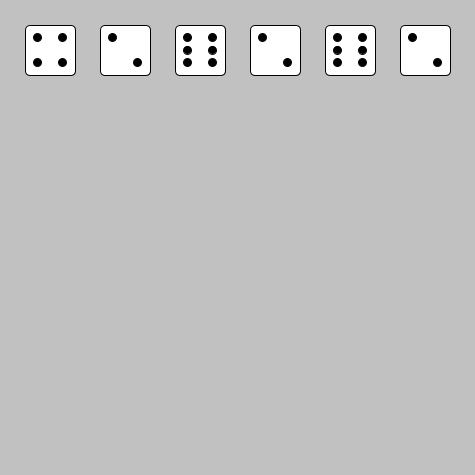
Frame 1 (no input)
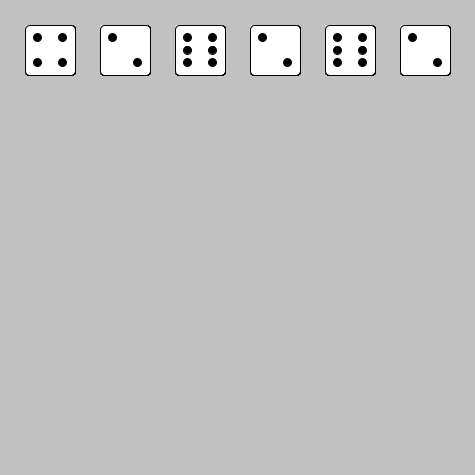
Frame 60 (the mouse pressed at the canvas centre just before this capture)
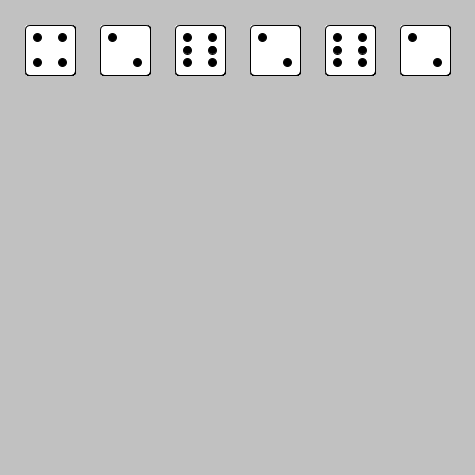
Frame 120 (the mouse held since frame 60 and released just before this capture)

The Processing sketch that drew these frames (run headless with seeded random() and noise(); from frame 60 on, the mouse is pressed at the canvas centre):

// Processing sketch: SP1_terningKast
// ── SP1_terningKast.pde
Die die1, die2, die3, die4, die5, die6;
DiceCup cup;


void setup(){
size(475,475);
background(#C1C1C1);
die1 = new Die(0, 255);
die2 = new Die(0, 255);
die3 = new Die(0, 255);
die4 = new Die(0, 255);
die5 = new Die(0, 255);
die6 = new Die(0, 255);
cup = new DiceCup();
cup.addDie(die1);
cup.addDie(die2);
cup.addDie(die3);
cup.addDie(die4);
cup.addDie(die5);
cup.addDie(die6);
cup.shake();
}

void draw(){
  cup.draw(50,50,50, 5);
}

void keyPressed()
{
  cup.shake();
  
  if (key == 's')
  {
    cup.sort();
  }
}

// ── DiceCup.pde
class DiceCup {
  Die[] cup; // Cup that holds the dice
  int amount;
  Die[] spot1 = new Die[6];
  Die[] spot2 = new Die[6];
  Die[] spot3 = new Die[6];
  Die[] spot4 = new Die[6];
  Die[] spot5 = new Die[6];
  Die[] spot6 = new Die[6];

  DiceCup() {
    amount = 0;
    cup = new Die[6];
  }

  void emptyCup() {
  }

  void addDie(Die die)
  {
    amount++;   
    cup [amount-1] = die;
  }

  public void shake()
  {
    for (int i = 0; i < amount; i++)
    {
      cup[i].roll();
    }
  }

  public void draw(int x, int y, int dieSize, int smoothCorners)
  {
    int xPos = x;
    for (int i = 0; i < amount; i++)
    {
      cup[i].draw(xPos, y, dieSize, smoothCorners);
      xPos += 1.5 * dieSize;
    }
  }
  public void sort() {
    for (int i=0; i<amount; i++) {
      if (cup[i].eyes == 1) {
        spot1[i] = cup[i];
      }
      if (cup[i].eyes == 2) {
        spot2[i] = cup[i];
      }
      if (cup[i].eyes == 3) {
        spot3[i] = cup[i];
      }
      if (cup[i].eyes == 4) {
        spot4[i] = cup[i];
      }
      if (cup[i].eyes == 5) {
        spot5[i] = cup[i];
      }
      if (cup[i].eyes == 6) {
        spot6[i] = cup[i];
      }
    }
    for (int i = 0; i < spot1.length; i++) {
      // if (spot1[i] != null) {
      //
    }
  }
}

// ── classDie.pde
//Tab that forms the dice

class Die {
  color eyeColor; // Colour of the die itself
  color dieColor; // Colour of the eyes in the dice
  int eyes; // The amount of eyes each die has
  int roll; // Rolls the dies
  int x; // Placement of the dices on the x-axis
  int y; // Placement of the dices on the y-axis
  int size = width/10; // The size of the dices
  int draw; // The variable which shows the dices
  int smoothCorners; // Makes the courners more soothing to look at
  int eyeSize; //Size of the eyes on the die


  public Die(color eyeColor, color dieColor) { // Construcktor
    this.eyeColor = eyeColor;
    this.dieColor = dieColor;
  }

  // Gives each die a random set of eyes
  public void roll() {  
    eyes = (int) random(1, 7);
  }

  public void draw(int x, int y, int size, int smoothCorners) {
    eyeSize = 8;
    this.x = x;
    this.y = y;
    rectMode(CENTER);
    fill(dieColor);
    rect(x, y, size, size, smoothCorners);
    fill(eyeColor);
    if (eyes == 1) {
      circle(x, y, eyeSize);
    } else if (eyes == 2) {
      circle(x+size*0.25, y+size*0.25, eyeSize);
      circle(x-size*0.25, y-size*0.25, eyeSize);
    } else if (eyes == 3) {
      circle(x+size*0.25, y+size*0.25, eyeSize);
      circle(x, y, eyeSize);
      circle(x-size*0.25, y-size*0.25, eyeSize);
    } else if (eyes == 4) {
      circle(x+size*0.25, y+size*0.25, eyeSize);
      circle(x-size*0.25, y-size*0.25, eyeSize);
      circle(x-size*0.25, y+size*0.25, eyeSize);
      circle(x+size*0.25, y-size*0.25, eyeSize);
    } else if (eyes == 5) {
      circle(x+size*0.25, y+size*0.25, eyeSize);
      circle(x-size*0.25, y-size*0.25, eyeSize);
      circle(x-size*0.25, y+size*0.25, eyeSize);
      circle(x+size*0.25, y-size*0.25, eyeSize);
    } else if (eyes == 6) {
      circle(x+size*0.25, y+size*0.25, eyeSize);
      circle(x-size*0.25, y-size*0.25, eyeSize);
      circle(x-size*0.25, y+size*0.25, eyeSize);
      circle(x+size*0.25, y-size*0.25, eyeSize);
      circle(x+size*0.25, y, eyeSize);
      circle(x-size*0.25, y, eyeSize);
    }
  }
}
